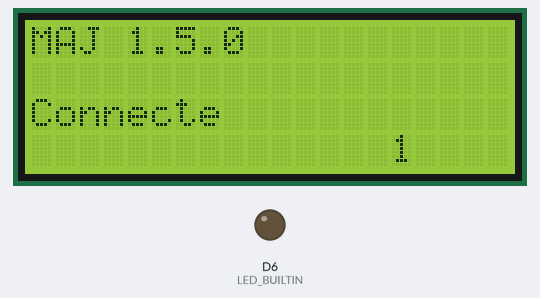
Bench run of a sketch on a simulated Arduino MKR. Shown: 20×4 character LCD, output pins drawn as LEDs (lit = HIGH). WiFi joins after 1.5 s; servers stay silent unless stated.

Above: at 0.81 s.
At 8.67 s:
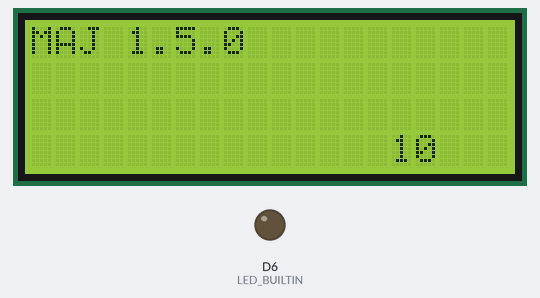
At 19.1 s:
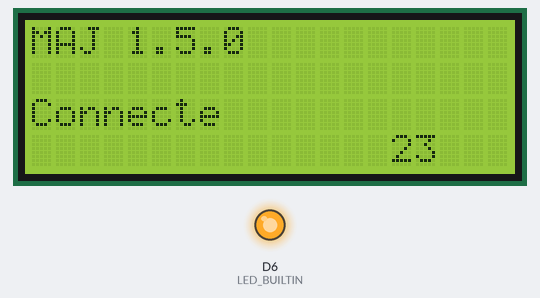
At 39.3 s:
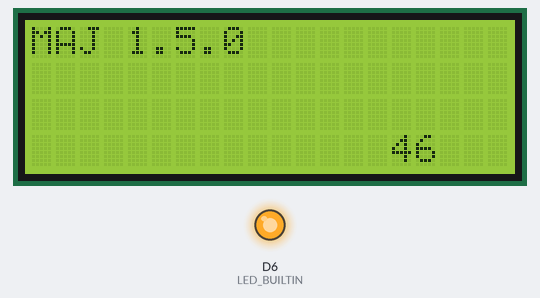
Timing chart, 0 to 40.0 s (numbered marks = the images above):
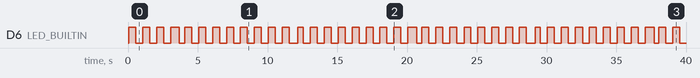

The sketch:

wifi-client-securite-wpa-emission-reception.ino
```cpp
#include <SPI.h>
#include <WiFi101.h> // Utiliser obligatoirement Wifi101, ne pas utiliserr Wifi
#include <LiquidCrystal.h>
#include "tp_sysit_feather.h" // Placer après les #include <...>

//——————————————————————————————————————————————————————————————————————————————————————————————————————————————————————

LiquidCrystal lcd (18, 17, 16, 15, 14, 19) ;

//——————————————————————————————————————————————————————————————————————————————————————————————————————————————————————

unsigned tick = 0 ; // Utilisé pour faire clignoter la led

//——————————————————————————————————————————————————————————————————————————————————————————————————————————————————————

const char SSID_RESEAU [] = "yourNetwork"; //  C'est le nom du réseau
const char MOT_DE_PASSE_WPA2 [] = "ABCDEFGHIJKLMNOPQRSTUVWXY" ; // Le mot de passe (secret) du réseau (au moins 13 caractères)

const char IP_SERVEUR [] = "192.168.1.1";
const uint16_t PORT_SERVEUR = 16009 ;

//——————————————————————————————————————————————————————————————————————————————————————————————————————————————————————

void setup() {
  pinMode (LED_BUILTIN, OUTPUT) ;
  lcd.begin (20, 4) ;
  bool ok = true ;
//--- Configurer les broches pour la carte Adafruit ATWINC1500 Feather
  WiFi.setPins (8, 7, 4, 2) ;
//--- Vérifier la présence du shield Wifi
  int etatWifi = WiFi.status () ;
  if (etatWifi == WL_NO_SHIELD) {
    lcd.print ("Pas de shield Wifi");
    ok = false ;
  }
//--- Vérifier la version du firmware
  if (ok) {
    const String versionFirmware = WiFi.firmwareVersion () ;
    if (versionFirmware != "19.5.2") {
      lcd.print ("MAJ ");
      lcd.print (versionFirmware);
      ok = false ;
    }
  }
//--- Création de la connexion au point d'accès
  if (ok) {
    unsigned nombreEssais = 0 ;
    while (etatWifi != WL_CONNECTED) {
      nombreEssais += 1 ;
      etatWifi = WiFi.begin (SSID_RESEAU, MOT_DE_PASSE_WPA2) ;
      if (etatWifi != WL_CONNECTED) {
        lcd.setCursor (0, 0) ;
        lcd.print ("Echec connexion ") ; lcd.print (nombreEssais) ;
        delay (250) ;
      }
    }
    lcd.setCursor (0, 0) ;
    lcd.print ("                   ") ; // 20 espaces, pour effacer le message d'échec de connexion
    lcd.setCursor (0, 0) ;
  }
//--- Afficher les caractéristiques
  if (ok) {
    byte adresseMAC [6] ; WiFi.macAddress (adresseMAC) ;
    for (int i=5 ; i>=0 ; i--) {
      if (i < 5) {
        lcd.print (":") ;
      }
      lcd.print (adresseMAC [i], HEX) ;
    }
    lcd.setCursor (0, 1) ;
    lcd.print ("IP ");
    lcd.print (IPAddress (WiFi.localIP())) ;
    lcd.setCursor (0, 2) ;
    lcd.setCursor (12, 2) ;
    lcd.print ("<CLIENT>") ;
    lcd.setCursor (0, 3) ;
    lcd.print ("Recus");
    lcd.setCursor (10, 3) ;
    lcd.print ("Emis");
  }
//--- Ainsi, la led s'allume aussitôt
  tick = millis () ;
}

//——————————————————————————————————————————————————————————————————————————————————————————————————————————————————————

unsigned gNombreOctetsRecus = 0 ;
unsigned gNombreOctetsEmis = 0 ;
WiFiClient gClient ;
bool gClientConnecte = false ;
unsigned gDateEmission ;
byte gValeurEmise = 0 ;

//——————————————————————————————————————————————————————————————————————————————————————————————————————————————————————

void loop() {
//--- Faire clignoter la led
  if (tick <= millis ()) {
    tick += 500 ;
    digitalWrite (LED_BUILTIN, ! digitalRead (LED_BUILTIN)) ;
  }
//--- Gestion du serveur
  if (gClient.connected ()) { // Un client est connecté ?
    if (gClient.available() > 0) { // Des données en provenance du client ?
      /* const byte donneeRecue = */ gClient.read () ;
      gNombreOctetsRecus += 1 ;
      lcd.setCursor (6, 3) ;
      lcd.print (gNombreOctetsRecus);
    }
    if (gDateEmission <= millis ()) {
      gDateEmission += 1000 ;
      gClient.write (gValeurEmise) ;
      gValeurEmise += 1 ;
      gNombreOctetsEmis += 1 ;
      lcd.setCursor (15, 3) ;
      lcd.print (gNombreOctetsEmis);
    }
  }else{ // Aucun client connecté
    if (gClientConnecte) { // Le client vient de se déconnecter
      gClientConnecte = false ;
      lcd.setCursor (0, 2) ;
      lcd.print ("        ");
    }
    gClient.connect (IP_SERVEUR, PORT_SERVEUR) ; // Nouveau client connecté ayant envoyé des données ?
    if (gClient.connected ()) {
      gClientConnecte = true ;
      gDateEmission = millis () ;
      lcd.setCursor (0, 2) ;
      lcd.print ("Connecte");
    }
  }
}

//——————————————————————————————————————————————————————————————————————————————————————————————————————————————————————
```

tp_sysit_feather.h
```cpp
#pragma once

#include <Arduino.h>

#ifndef ARDUINO_SAMD_FEATHER_M0
  #error "Ce croquis doit être compilé pour le type de carte 'Adafruit Feather M0'"
#endif

#pragma GCC diagnostic error "-Wsign-conversion"
#pragma GCC diagnostic error "-Wsign-compare"
#pragma GCC diagnostic error "-Wunused-value"
#pragma GCC diagnostic error "-Wunused-parameter"
#pragma GCC diagnostic error "-Wmissing-prototypes"
#pragma GCC diagnostic error "-Wparentheses"
#pragma GCC diagnostic error "-Wall"
#pragma GCC diagnostic error "-Wpointer-arith"
#pragma GCC diagnostic error "-Wundef"
```

Measured:
- by itself, D6 (LED_BUILTIN): moves between LOW and HIGH, repeating every 8.0 s
- what the display in image 2 shows lasts 1.0 s, from 19.0 s to 20.0 s
